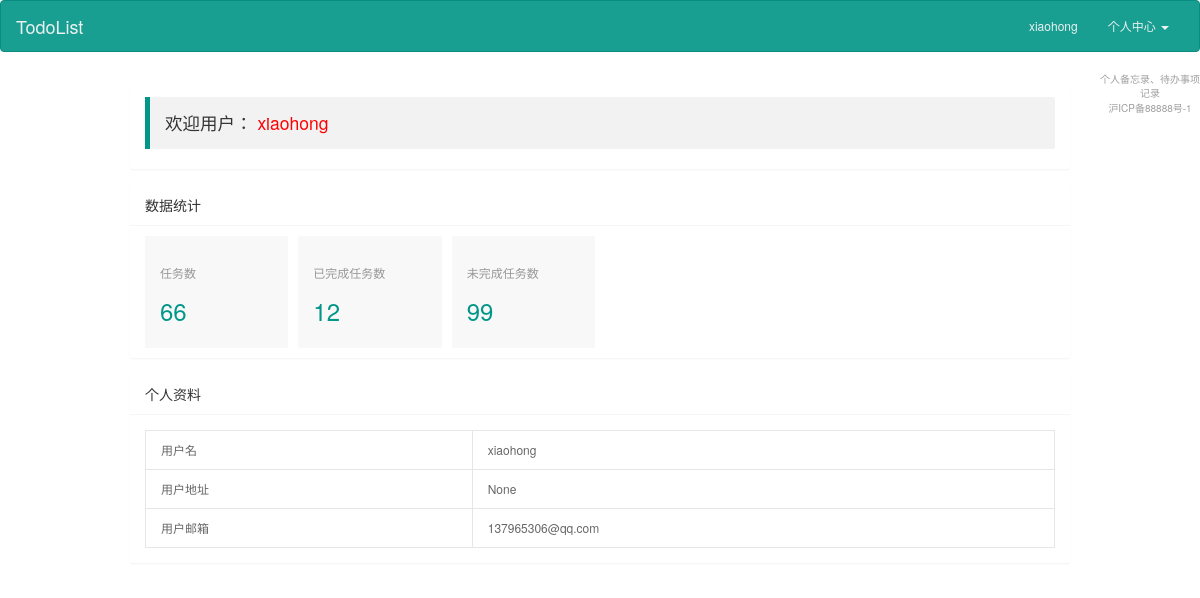
The page /user/1 (signed in) on the database as committed earlier.
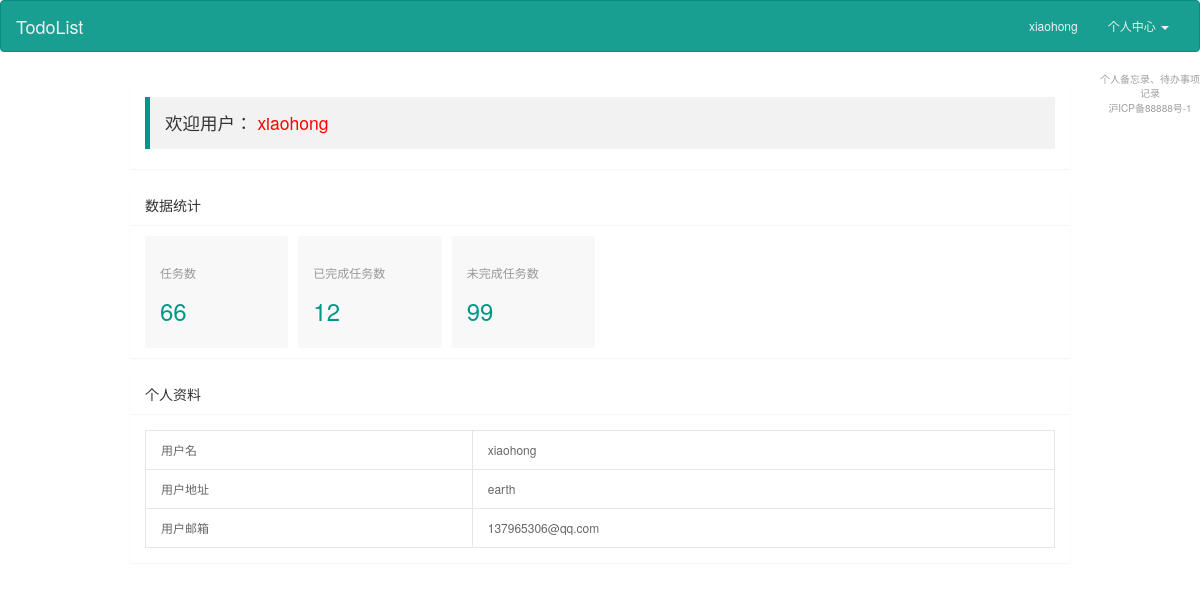
The same page on the database as committed later.
### app/model.py (models this page shows, shortened)
class User(UserMixin, db.Model):
    __tablename__ = 'users'  # 自定义数据表的表名
    id = db.Column(db.Integer, primary_key=True, autoincrement=True)
    username = db.Column(db.String(100), unique=True, nullable=False)
    password_hash = db.Column(db.String(200), nullable=True)  # 数据库中需要存储加密过的密码
    email = db.Column(db.String(64), unique=True, index=True)
    confirmed = db.Column(db.Boolean, default=False)
    name = db.Column(db.String(64))
    location = db.Column(db.String(64))  # 所在地
    about_me = db.Column(db.Text())  # 自我介绍
    member_since = db.Column(db.DateTime(), default=datetime.utcnow)
    last_seen = db.Column(db.DateTime(), default=datetime.utcnow)
    role_id = db.Column(db.Integer, db.ForeignKey('roles.id'))
    todos = db.relationship('Todo', backref='user')
    categories = db.relationship('Category', backref='user')
    @property
    def password(self):
        raise AttributeError('password is not a readable attribute')

### app/user/views.py (the view)
@user.route('/user/<id>')
@login_required
def get_user(id):
    user = User.query.filter_by(id=id).first()
    if user is None:
       abort(404)
    return render_template('user/user.html', user=user)

### app/auth/views.py (called while the page is built)
@auth.before_app_request
def before_request():
    if current_user.is_authenticated \
            and not current_user.confirmed \
            and request.endpoint[:5] != 'auth.' \
            and request.endpoint != 'static':
        return redirect(url_for('auth.unconfirmed'))

### app/model.py (called while the page is built)
@login_manager.user_loader
def load_user(user_id):
    return User.query.get(int(user_id))

### app/templates/user/user.html (shortened to what this page needs)
<!DOCTYPE html>
<html class="x-admin-sm">
<head>
    <link rel="stylesheet" href="{{ url_for('static',filename='css/font.css') }}">
    <link rel="stylesheet" href="{{ url_for('static',filename='css/xadmin.css') }}">
    <link href="https://cdn.jsdelivr.net/npm/bootstrap@3.3.7/dist/css/bootstrap.min.css" rel="stylesheet">
    <link href="/static/css/todo.css" rel="stylesheet">
</head>
<body>
<nav class="navbar navbar-default">
    <div class="container-fluid">
        <div class="navbar-header">
            <a class="navbar-brand" href="{{ url_for('auth.index') }}">TodoList</a>
        </div>
        <div class="collapse navbar-collapse" id="bs-example-navbar-collapse-1">
            <ul class="nav navbar-nav navbar-right">
                {% if current_user.is_authenticated %}
                    <li><a href="{{ url_for('user.get_user', id=current_user.id) }}">{{ current_user.username }}</a>
                    </li>
                    <li class="dropdown">
                        <a href="#" class="dropdown-toggle" data-toggle="dropdown" role="button"
                           aria-haspopup="true" aria-expanded="false">个人中心 <span class="caret"></span></a>
                    </li>
                {% else %}
                    <li><a href="{{ url_for('auth.register') }}">注册</a></li>
                    <li><a href="{{ url_for('auth.login') }}">登录</a></li>
                {% endif %}
            </ul>
        </div>
    </div>
</nav>
<div class="col-lg-10 col-xs-offset-1">
    <div class="layui-fluid">
        <div class="layui-row layui-col-space15">
            <div class="layui-col-md12">
                <div class="layui-card">
                    <div class="layui-card-body ">
                        <blockquote class="layui-elem-quote">欢迎用户：
                            <span class="x-red">{{ current_user.username }}</span>
                        </blockquote>
                    </div>
                </div>
            </div>
            <div class="layui-col-md12">
                <div class="layui-card">
                    <div class="layui-card-header">数据统计</div>
                    <div class="layui-card-body ">
                        <ul class="layui-row layui-col-space10 layui-this x-admin-carousel x-admin-backlog">
                            <li class="layui-col-md2 layui-col-xs6">
                                <a href="javascript:;" class="x-admin-backlog-body">
                                    <h3>任务数</h3>
                                    <p>
                                        <cite>66</cite></p>
                                </a>
                            </li>
                            <li class="layui-col-md2 layui-col-xs6">
                                <a href="javascript:;" class="x-admin-backlog-body">
                                    <h3>已完成任务数</h3>
                                    <p>
                                        <cite>12</cite></p>
                                </a>
                            </li>
                            <li class="layui-col-md2 layui-col-xs6">
                                <a href="javascript:;" class="x-admin-backlog-body">
                                    <h3>未完成任务数</h3>
                                    <p>
                                        <cite>99</cite></p>
                                </a>
                            </li>
                        </ul>
                    </div>
                </div>
            </div>
            <div class="layui-col-md12">
                <div class="layui-card">
                    <div class="layui-card-header">个人资料</div>
                    <div class="layui-card-body ">
                        <table class="layui-table">
                            <tbody>
                            <tr>
                                <th>用户名</th>
                                <td>{{ current_user.username }}</td>
                            </tr>
                            <tr>
                                <th>用户地址</th>
                                <td>
                                    {{ current_user.location }}
                                </td>
                            </tr>
                            <tr>
                                <th>用户邮箱</th>
                                <td>
                                    {{ current_user.email }}
                                </td>
                            </tr>
                            </tbody>
                        </table>
                    </div>
                </div>
            </div>
        </div>
    </div>
</div>
<footer class="text-center index-footer">
    个人备忘录、待办事项记录<br/>
    沪ICP备88888号-1
</footer>
</body>
</html>

### app/static/css/xadmin.css (style rules this page uses)
* { margin: 0px; padding: 0px; font-family: "Helvetica Neue", Helvetica, Arial, sans-serif; }
a { text-decoration: none; }
html { width: 100%; height: 100%; overflow-x:hidden; overflow-y:auto; }
body { width: 100%; min-height: 100%; background: #f1f1f1; }
.x-red { color: red; }
.layui-fluid { padding:15px; }
.x-admin-carousel,.layui-carousel,.x-admin-carousel>[carousel-item]>* { background-color:#fff }
.x-admin-backlog .x-admin-backlog-body { display:block; padding:10px 15px; background-color:#f8f8f8; color:#999; border-radius:2px; transition:all .3s; -webkit-transition:all .3s }
.x-admin-backlog-body h3 { padding-bottom:10px; font-size:12px }
.x-admin-backlog-body p cite { font-style:normal; font-size:30px; font-weight:300; color:#009688 }
.layui-table td, .layui-table th { min-width: 80px; }
table th, table td { word-break: break-all; }
.x-admin-sm { font-size: 12px; }
.x-admin-sm body { font-size: 12px; }
.x-admin-sm .layui-table td, .x-admin-sm .layui-table th { font-size: 12px; }
.x-admin-sm .x-admin-backlog-body p cite { font-size: 24px; }

### app/static/css/todo.css (style rules this page uses)
.index-footer { font-size: x-small; color: #9F9F9F; }
.navbar-default { background-color: #189f92; border-color: #098d80; }
.navbar-default .navbar-brand { color: #ecf1f1; }
.navbar-default .navbar-nav > li > a { color: #ecf1f1; }
.navbar-default .navbar-collapse, .navbar-default .navbar-form { border-color: #ecf1f1; }

Rows that differ between the two databases and show on the page:
changed User "xiaohong": location "None" → "earth"
